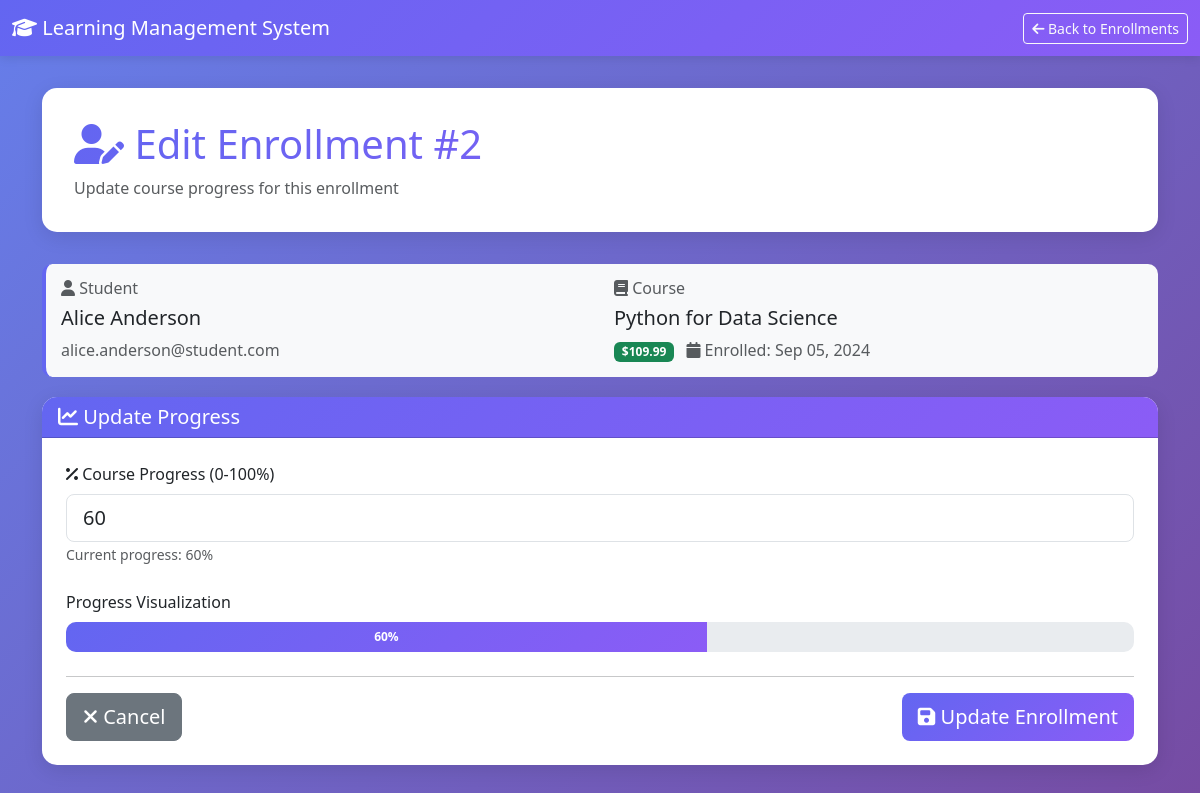
Screenshot of /edit_enrollment.php?id=2 with the database file from the repository.
### tables this page shows
CREATE TABLE enrollments (
    enrollment_id INT PRIMARY KEY AUTO_INCREMENT,
    student_id INT NOT NULL,
    course_id INT NOT NULL,
    enrolled_at TIMESTAMP DEFAULT CURRENT_TIMESTAMP,
    progress INT DEFAULT 0,
    FOREIGN KEY (student_id) REFERENCES users(user_id) ON DELETE CASCADE ON UPDATE CASCADE,
    FOREIGN KEY (course_id) REFERENCES courses(course_id) ON DELETE CASCADE ON UPDATE CASCADE,
    UNIQUE KEY unique_enrollment (student_id, course_id),
    INDEX idx_student (student_id),
    INDEX idx_course (course_id)
);

CREATE TABLE users (
    user_id INT PRIMARY KEY AUTO_INCREMENT,
    name VARCHAR(100) NOT NULL,
    email VARCHAR(100) UNIQUE NOT NULL,
    password VARCHAR(255) NOT NULL,
    role ENUM('student', 'instructor', 'admin') DEFAULT 'student',
    created_at TIMESTAMP DEFAULT CURRENT_TIMESTAMP,
    INDEX idx_email (email),
    INDEX idx_role (role)
);

CREATE TABLE courses (
    course_id INT PRIMARY KEY AUTO_INCREMENT,
    title VARCHAR(200) NOT NULL,
    description TEXT,
    price DECIMAL(10, 2) DEFAULT 0.00,
    category_id INT NOT NULL,
    instructor_id INT NOT NULL,
    created_at TIMESTAMP DEFAULT CURRENT_TIMESTAMP,
    FOREIGN KEY (category_id) REFERENCES course_categories(category_id) ON DELETE RESTRICT ON UPDATE CASCADE,
    FOREIGN KEY (instructor_id) REFERENCES users(user_id) ON DELETE RESTRICT ON UPDATE CASCADE,
    INDEX idx_category (category_id),
    INDEX idx_instructor (instructor_id),
    INDEX idx_title (title)
);

### edit_enrollment.php (the view, shortened to what this page needs)
<?php
require_once 'config/database.php';
$enrollment_id = isset($_GET['id']) ? $_GET['id'] : die('ERROR: No enrollment ID provided');
$query = "SELECT e.*, u.name as student_name, u.email, c.title as course_title, c.price
          FROM enrollments e
          INNER JOIN users u ON e.student_id = u.user_id
          INNER JOIN courses c ON e.course_id = c.course_id
          WHERE e.enrollment_id = :enrollment_id";
$stmt = $pdo->prepare($query);
$stmt->bindParam(':enrollment_id', $enrollment_id);
$stmt->execute();
$enrollment = $stmt->fetch();
?>
<!DOCTYPE html>
<html lang="en">
<head>
    <link href="https://cdn.jsdelivr.net/npm/bootstrap@5.3.0/dist/css/bootstrap.min.css" rel="stylesheet">
    <link href="https://cdnjs.cloudflare.com/ajax/libs/font-awesome/6.4.0/css/all.min.css" rel="stylesheet">
</head>
<body>
    <nav class="navbar navbar-expand-lg navbar-dark">
        <div class="container-fluid">
            <a class="navbar-brand" href="index.php">
                <i class="fas fa-graduation-cap"></i> Learning Management System
            </a>
            <div class="ms-auto">
                <a href="enrollments.php" class="btn btn-outline-light btn-sm">
                    <i class="fas fa-arrow-left"></i> Back to Enrollments
                </a>
            </div>
        </div>
    </nav>
    <div class="container mt-4">
        <div class="page-header">
            <h1><i class="fas fa-user-edit"></i> Edit Enrollment #<?php echo $enrollment_id; ?></h1>
            <p class="text-muted mb-0">Update course progress for this enrollment</p>
        </div>
        <div class="info-badge">
            <div class="row">
                <div class="col-md-6">
                    <h6 class="text-muted mb-2"><i class="fas fa-user"></i> Student</h6>
                    <h5><?php echo htmlspecialchars($enrollment['student_name']); ?></h5>
                    <p class="text-muted mb-0"><?php echo htmlspecialchars($enrollment['email']); ?></p>
                </div>
                <div class="col-md-6">
                    <h6 class="text-muted mb-2"><i class="fas fa-book"></i> Course</h6>
                    <h5><?php echo htmlspecialchars($enrollment['course_title']); ?></h5>
                    <p class="text-muted mb-0">
                        <span class="badge bg-success">$<?php echo number_format($enrollment['price'], 2); ?></span>
                        <span class="ms-2"><i class="fas fa-calendar"></i> Enrolled: <?php echo date('M d, Y', strtotime($enrollment['enrolled_at'])); ?></span>
                    </p>
                </div>
            </div>
        </div>
        <div class="card form-card">
            <div class="card-header text-white">
                <h5 class="mb-0"><i class="fas fa-chart-line"></i> Update Progress</h5>
            </div>
            <div class="card-body p-4">
                <form method="POST">
                    <div class="mb-4">
                        <label for="progress" class="form-label">
                            <i class="fas fa-percentage"></i> Course Progress (0-100%)
                        </label>
                        <input type="number"
                               name="progress"
                               id="progress"
                               class="form-control form-control-lg"
                               min="0"
                               max="100"
                               value="<?php echo htmlspecialchars($enrollment['progress']); ?>"
                               required>
                        <small class="text-muted">Current progress: <?php echo $enrollment['progress']; ?>%</small>
                    </div>
                    <div class="mb-4">
                        <label class="form-label">Progress Visualization</label>
                        <div class="progress">
                            <div class="progress-bar"
                                 id="progressBar"
                                 role="progressbar"
                                 style="width: <?php echo $enrollment['progress']; ?>%"
                                 aria-valuenow="<?php echo $enrollment['progress']; ?>"
                                 aria-valuemin="0"
                                 aria-valuemax="100">
                                <?php echo $enrollment['progress']; ?>%
                            </div>
                        </div>
                    </div>
                    <hr>
                    <div class="d-flex justify-content-between">
                        <a href="enrollments.php" class="btn btn-secondary btn-lg">
                            <i class="fas fa-times"></i> Cancel
                        </a>
                        <button type="submit" class="btn btn-primary btn-lg">
                            <i class="fas fa-save"></i> Update Enrollment
                        </button>
                    </div>
                </form>
            </div>
        </div>
    </div>
</body>
</html>

### edit_enrollment.php (style rules this page uses)
body { background: linear-gradient(135deg, #667eea 0%, #764ba2 100%); min-height: 100vh; padding-bottom: 50px; }
.navbar { background: linear-gradient(135deg, #6366f1 0%, #8b5cf6 100%); box-shadow: 0 2px 10px rgba(0,0,0,0.1); }
.page-header { background: white; padding: 2rem; border-radius: 15px; margin: 2rem 0; box-shadow: 0 5px 20px rgba(0,0,0,0.1); }
.page-header h1 { background: linear-gradient(135deg, #6366f1 0%, #8b5cf6 100%); -webkit-background-clip: text; -webkit-text-fill-color: transparent; background-clip: text; }
.form-card { border: none; border-radius: 15px; box-shadow: 0 5px 20px rgba(0,0,0,0.1); }
.card-header { background: linear-gradient(135deg, #6366f1 0%, #8b5cf6 100%); border-radius: 15px 15px 0 0 !important; }
.btn-primary { background: linear-gradient(135deg, #6366f1 0%, #8b5cf6 100%); border: none; }
.info-badge { background: #f8f9fa; padding: 15px; border-radius: 10px; border-left: 4px solid #6366f1; margin-bottom: 20px; }
.progress { height: 30px; border-radius: 10px; }
.progress-bar { background: linear-gradient(135deg, #6366f1 0%, #8b5cf6 100%); font-weight: bold; }

### rows the page displays
enrollments: student.name "Alice Anderson", student.email "alice.anderson@student.com", course.title "Python for Data Science", course.price "109.99", enrolled_at "Sep 05, 2024", progress "60"

### other values shown
$enrollment_id "2"
